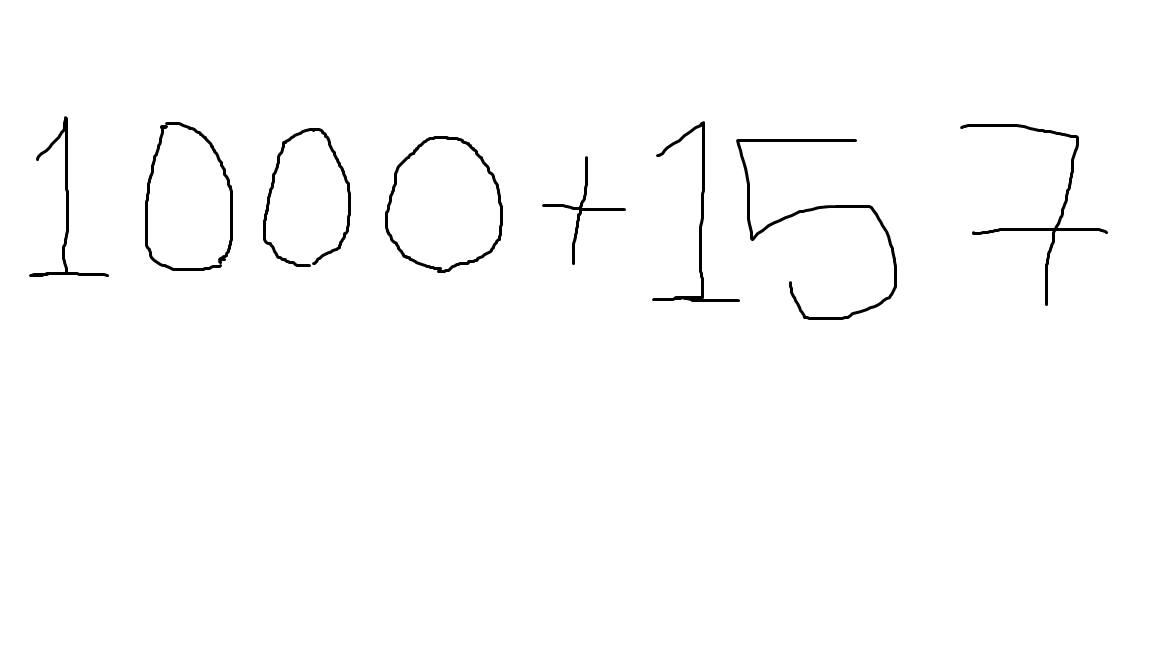
#> input picture Task 9/test2.png, 1152 x 648 px, given in place of test_image1.jpg, which was not available
$ jupyter execute --allow-errors CNN.ipynb   (older library calls are emulated)
#> lines starting #> are read from the running program, lines starting #| are printed output that depends on the picture; after the words box and inside, x2 and y2 are one past the last pixel; in counts of white or black regions, pixels touching at a corner belong together; pictures that were not available may be replaced by others from this repository, and a replacement may not be noted
[cell 1]
import numpy as np
import pandas as pd
import cv2
import tensorflow as tf
import matplotlib.pyplot as plt
from imutils.contours import sort_contours
import imutils

[cell 2]
from tensorflow.keras.models import Sequential
from tensorflow.keras.layers import Conv2D
from tensorflow.keras.layers import MaxPooling2D
from tensorflow.keras.layers import Dense
from tensorflow.keras.layers import Flatten
from tensorflow.keras.optimizers import SGD
from tensorflow.keras.preprocessing.image import ImageDataGenerator
import os

[cell 3]
#Data Preprocessing
print(os.listdir("./input")) #without extracting the data.rar file

#> (a cell that did not finish here is left out)

#> (a cell that did not finish here is left out)

#> (a cell that did not finish here is left out)

#> (a cell that did not finish here is left out)

#> (a cell that did not finish here is left out)

#> (a cell that did not finish here is left out)

#> (a cell that did not finish here is left out)

[cell 11]
def prediction(img):
    #img = cv2.imread(img, cv2.IMREAD_GRAYSCALE)
    plt.imshow(img, cmap = 'gray')
    img = cv2.resize(img,(40, 40))
    norm_image = cv2.normalize(img, None, alpha = 0, beta = 1, norm_type = cv2.NORM_MINMAX, dtype = cv2.CV_32F)
    #norm_image=img/255
    norm_image = norm_image.reshape((norm_image.shape[0], norm_image.shape[1], 1))
    case = np.asarray([norm_image])
    pred = (model.predict_classes([case]))

    return ([i for i in train_set.class_indices if train_set.class_indices[i]==(pred[0])][0],pred)

[cell 12]
image = cv2.imread('./input/data-eqns/test_image1.jpg')
#> image is the input picture: shape (648, 1152, 3); min 0, max 255, mean 251.9
gray = cv2.cvtColor(image, cv2.COLOR_BGR2GRAY)
blurred = cv2.GaussianBlur(gray, (5, 5), 0)
# perform edge detection, find contours in the edge map, and sort the
# resulting contours from left-to-right
edged = cv2.Canny(blurred, 30, 150)
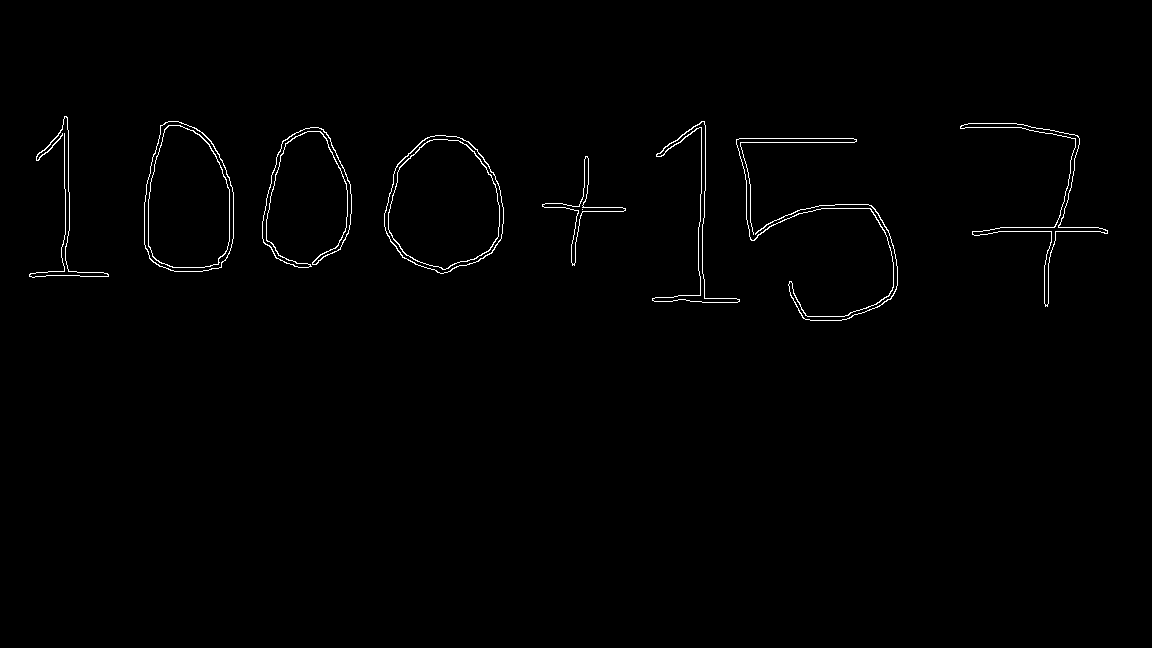
#> edged: shape (648, 1152); 0.84% white in thin lines or dots, all inside (x1, y1, x2, y2) = (29, 116, 1108, 321)
cnts = cv2.findContours(edged.copy(), cv2.RETR_EXTERNAL,cv2.CHAIN_APPROX_SIMPLE)
#> cnts = 8 contours; box (x1, y1, x2, y2) and area: (384, 135, 504, 274) 12520, (144, 121, 234, 272) 10982, (960, 123, 1108, 307) 1572, (262, 127, 352, 268) 1327, (652, 121, 740, 303) 1268, (542, 156, 626, 266) 708, (736, 138, 898, 321) 139, (29, 116, 109, 278) 56
cnts = imutils.grab_contours(cnts)
cnts = sort_contours(cnts, method="left-to-right")[0]
chars=[]
#> (the rest of this cell did not finish here and is left out)

[cell 13]
plt.figure(figsize=(20,20))
plt.imshow(image)

[cell 14]
chars

#> (a cell that did not finish here is left out)

[cell 16]
eq=[]
pos=[]
for i in ((chars)):
    if len(eq)==0 and i[0][0] in labels[3:]:
        eq.append(i[0][0])
    elif len(eq)>0 and i[0][0] in labels[4:14]:
        eq.append(i[0][0])
    elif len(eq)>0 and i[0][0] in labels[:4]:
        eq.append(i[0][0])
        pos.append(len(eq))
    else:
        pass

[cell 17]
for i in pos:
    if eq[i-1]=='+':
        print(int(''.join(eq[:pos[0]-1]))+int(''.join(eq[pos[0]:])))
    elif eq[i-1]=='%':
        print(int(''.join(eq[:pos[0]-1]))/int(''.join(eq[pos[0]:])))
    elif eq[i-1]=='*':
        print(int(''.join(eq[:pos[0]-1]))*int(''.join(eq[pos[0]:])))
    else:
        print(int(''.join(eq[:pos[0]-1]))-int(''.join(eq[pos[0]:])))

[cell 18]
image = cv2.imread('./input/data-eqns/test0.png')
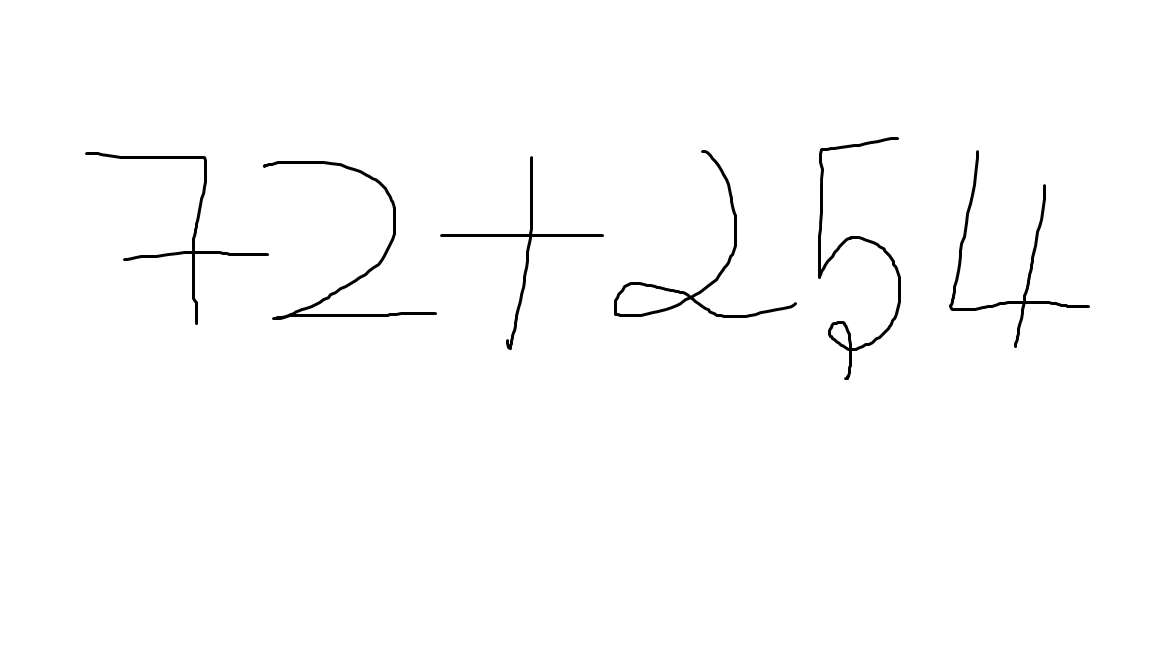
#> input picture Task 9/test0.png, 1152 x 648 px, given as the content of the folder ./input, which was not available
#> image is the input picture: shape (648, 1152, 3); min 0, max 255, mean 252.2
gray = cv2.cvtColor(image, cv2.COLOR_BGR2GRAY)
blurred = cv2.GaussianBlur(gray, (5, 5), 0)
# perform edge detection, find contours in the edge map, and sort the
# resulting contours from left-to-right
edged = cv2.Canny(blurred, 30, 150)
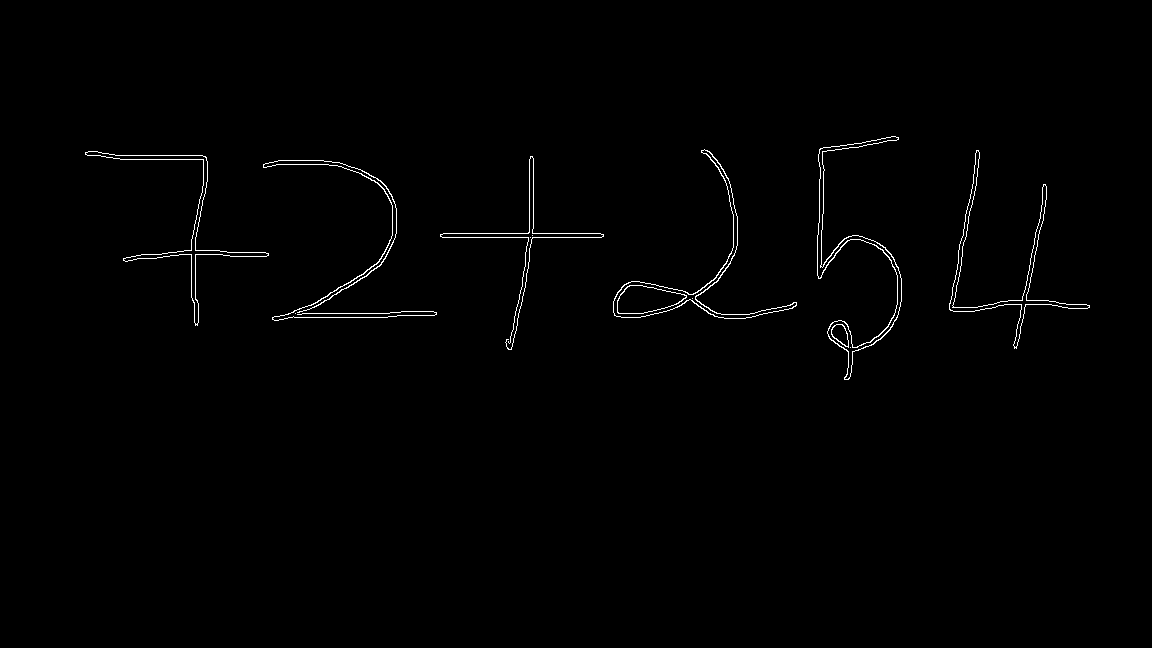
#> edged: shape (648, 1152); 0.77% white in thin lines or dots, all inside (x1, y1, x2, y2) = (85, 136, 1090, 380)
cnts = cv2.findContours(edged.copy(), cv2.RETR_EXTERNAL,cv2.CHAIN_APPROX_SIMPLE)
#> cnts = 9 contours, 4 with area under 20; largest, box (x1, y1, x2, y2) and area: (613, 149, 797, 319) 3056, (817, 136, 902, 380) 2177, (949, 150, 1090, 349) 1612, (85, 151, 269, 326) 1600, (263, 160, 437, 321) 161
cnts = imutils.grab_contours(cnts)
cnts = sort_contours(cnts, method="left-to-right")[0]
chars=[]
#> (the rest of this cell did not finish here and is left out)

[cell 19]
plt.figure(figsize=(20,20))
plt.imshow(image)

[cell 20]
chars

#> (a cell that did not finish here is left out)

[cell 22]
eq=[]
pos=[]
for i in ((chars)):
    if len(eq)==0 and i[0][0] in labels[3:]:
        eq.append(i[0][0])
    elif len(eq)>0 and i[0][0] in labels[4:14]:
        eq.append(i[0][0])
    elif len(eq)>0 and i[0][0] in labels[:4]:
        eq.append(i[0][0])
        pos.append(len(eq))
    else:
        pass

[cell 23]
for i in pos:
    if eq[i-1]=='+':
        print(int(''.join(eq[:pos[0]-1]))+int(''.join(eq[pos[0]:])))
    elif eq[i-1]=='%':
        print(int(''.join(eq[:pos[0]-1]))/int(''.join(eq[pos[0]:])))
    elif eq[i-1]=='*':
        print(int(''.join(eq[:pos[0]-1]))*int(''.join(eq[pos[0]:])))
    else:
        print(int(''.join(eq[:pos[0]-1]))-int(''.join(eq[pos[0]:])))
